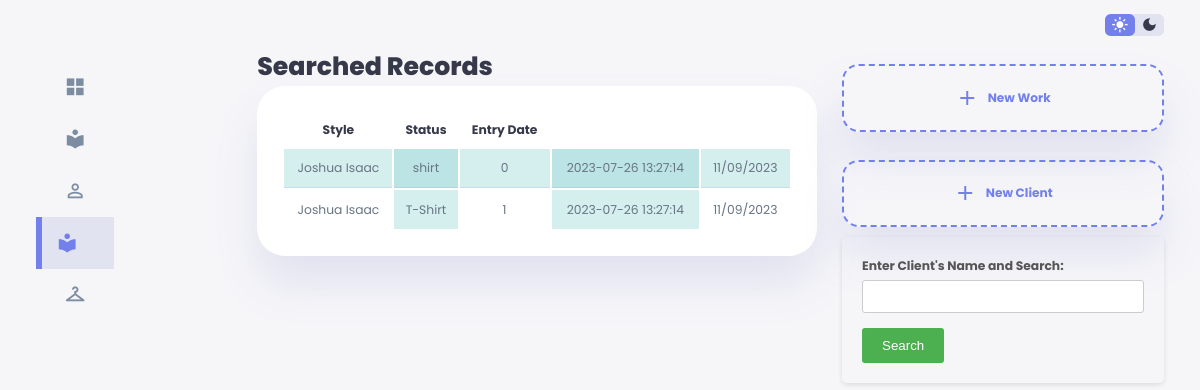
Page /search.php?fullname=Joshua Isaac on the earlier database version.
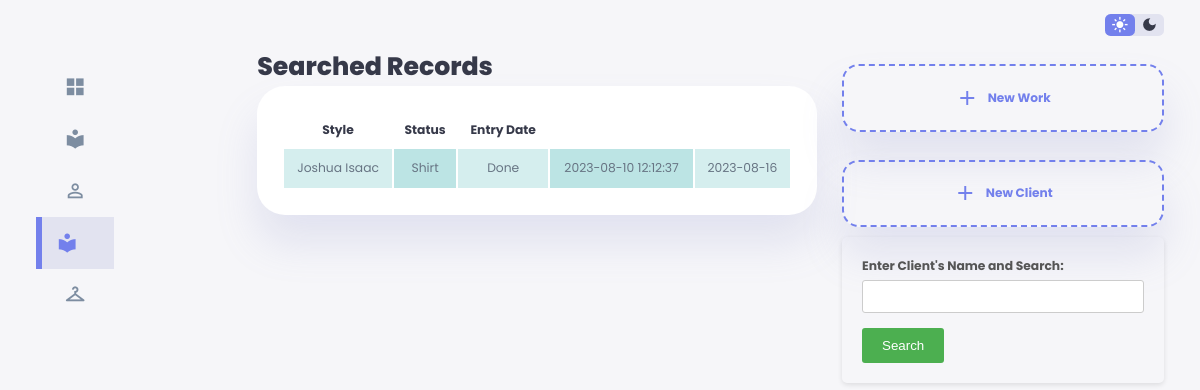
Same page on the later database version.
### tables this page shows
CREATE TABLE `jobs` (
  `workID` int(11) NOT NULL,
  `fullname` varchar(50) NOT NULL,
  `style` varchar(50) NOT NULL,
  `measurement` varchar(50) NOT NULL,
  `sewing` varchar(50) NOT NULL,
  `date` timestamp NOT NULL DEFAULT current_timestamp() ON UPDATE current_timestamp(),
  `delivery_date` varchar(50) NOT NULL,
  `status` varchar(50) NOT NULL,
  `contact` varchar(50) NOT NULL,
  `shoulder` varchar(50) NOT NULL,
  `shoulder2burst` varchar(50) NOT NULL,
  `shoulder2under_burst` varchar(50) NOT NULL,
  `burst` varchar(50) NOT NULL,
  `burst_span` varchar(50) NOT NULL,
  `round_uder_burst` varchar(50) NOT NULL,
  `blouse_lenght` varchar(50) NOT NULL,
  `blouse_hips` varchar(50) NOT NULL,
  `blouse_waist` varchar(50) NOT NULL,
  `back_half_cut` varchar(50) NOT NULL,
  `neck_depth` varchar(50) NOT NULL,
  `round_sleeve` varchar(50) NOT NULL,
  `sleeve_lenght` varchar(50) NOT NULL,
  `shoulder2knee` varchar(50) NOT NULL,
  `skirt_waist` varchar(50) NOT NULL,
  `skirt_length` varchar(50) NOT NULL,
  `hips` varchar(50) NOT NULL,
  `full_length` varchar(50) NOT NULL,
  `round_knee` varchar(50) NOT NULL,
  `StatusC` varchar(50) NOT NULL
);

### search.php (the view, shortened to what this page needs)
<!DOCTYPE html>
<html lang="en">
<head>
    <link rel="stylesheet" href="css/style.css">
</head>
<body>
    <div class="container">
        <aside>
            <div class="sideBar">
                <a href="index.html">
                    <span class="material-icons-sharp">grid_view</span>
                </a>
                <a href="client_records.html">
                    <span class="material-icons-sharp">local_library</span>
                </a>
                <a href="newClient.html">
                    <span class="material-icons-sharp">person_outline</span>
                </a>
                <a href="workRecord.html" class="active">
                    <span class="material-icons-sharp">local_library</span>
                </a>
                <a href="newWorkentry.html">
                    <span class="material-icons-sharp">checkroom</span>
                </a>
                <a href="#">
                </a>
            </div>
            </aside>
        <main>
            <div class="recent-sales">
                <h1>Searched Records</h1>
                <?php
require 'config.php';
if (isset($_GET['fullname'])) {
    $fullname = $conn->real_escape_string($_GET['fullname']);
    $sql = "SELECT * FROM jobs WHERE fullname = ?";
    $stmt = $conn->prepare($sql);
    $stmt->bind_param("s", $fullname);
    $stmt->execute();
    $result = $stmt->get_result();
    if ($result->num_rows > 0) {
        echo '<table border="1">';
        echo '<tr><th>Fullname</th><th>Style</th><th>Status</th><th>Entry Date</th><th>Delivery Date</th></tr>';
        while ($row = $result->fetch_assoc()) {
            echo '<tr>';
            echo '<td>' . htmlspecialchars($row["fullname"]) . '</td>';
            echo '<td>' . htmlspecialchars($row["style"]) . '</td>';
            echo '<td>' . htmlspecialchars($row["StatusC"]) . '</td>';
            echo '<td>' . htmlspecialchars($row["date"]) . '</td>';
            echo '<td>' . htmlspecialchars($row["delivery_date"]) . '</td>';
            echo '</tr>';
        }
        echo '</table>';
    } else {
        echo "No record found!";
    }
}
?>
                 </main>
                <div class="right">
                <div class="top">
                <div class="theme-toggler">
                    <span class="material-icons-sharp active">light_mode</span>
                    <span class="material-icons-sharp">dark_mode</span>
                </div>
                </div>
                <div class="sales-analytics">
                <a href="newWorkentry.html">
                    <div class="item add-product">
                        <div>
                            <span class="material-icons-sharp">add</span>
                            <h3>New Work</h3>
                        </div>
                    </div>
                </a>
             </div><div class="sales-analytics">
                <a href="newClient.html">
                    <div class="item add-product">
                        <div>
                            <span class="material-icons-sharp">add</span>
                            <h3>New Client</h3>
                        </div>
                    </div>
                </a>
            </div>
            <form action="/fashion-app/search.php" method="GET">
                <label for="fullname">Enter Client's Name and Search:</label>
                <input type="text" name="fullname" required><br>
                <input type="submit" value="Search">
            </form>
        </div>
    </div>
</body>
</html>

Differences in the rows shown:
removed jobs: fullname "Joshua Isaac", style "shirt", StatusC "0", date "2023-07-26 13:27:14", delivery_date "11/09/2023"
removed jobs: fullname "Joshua Isaac", style "T-Shirt", StatusC "1", date "2023-07-26 13:27:14", delivery_date "11/09/2023"
added jobs: fullname "Joshua Isaac", style "Shirt", StatusC "Done", date "2023-08-10 12:12:37", delivery_date "2023-08-16"
